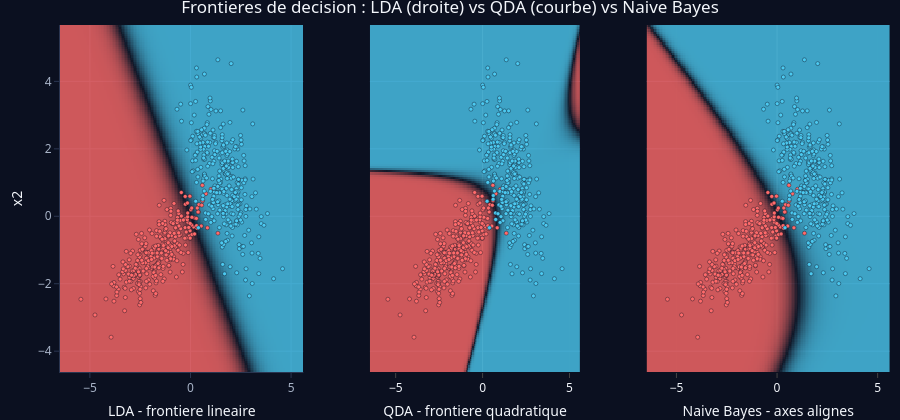

This figure's notebook cell:
### Markdown cell above
---

## Annexe D — Illustration graphique : les frontieres de decision

Pour bien **visualiser** ce que font LDA, QDA et Naive Bayes, on les applique a un jeu **synthetique en 2D** :
deux classes gaussiennes ayant des **covariances differentes**. Chaque panneau montre la **probabilite predite**
$\hat{\mathbb{P}}(Y=1\mid x)$ (fond colore : rouge = classe 0, bleu = classe 1) ; la **frontiere de decision**
se situe la ou la couleur bascule (seuil $1/2$).

Ce que l'on doit observer :
- **LDA** : covariances supposees **egales** ⇒ frontiere **rigoureusement lineaire** (une droite) ;
- **QDA** : covariances **libres** par classe ⇒ frontiere **quadratique** (courbee), qui epouse mieux la forme
  des deux nuages ;
- **Naive Bayes** : gaussiennes a axes **alignes** (independance des variables) ⇒ frontiere quadratique mais
  contrainte, souvent proche de la QDA quand les variables sont peu correlees.

### Code cell
# Jeu synthetique 2D : deux classes gaussiennes de covariances differentes
n_pts <- 300
X0 <- MASS::mvrnorm(n_pts, mu = c(-1.5, -1.0), Sigma = matrix(c(1.3, 0.7, 0.7, 0.6), 2))
X1 <- MASS::mvrnorm(n_pts, mu = c( 1.6,  1.1), Sigma = matrix(c(0.7, -0.6, -0.6, 1.5), 2))
dat <- data.frame(x1 = c(X0[, 1], X1[, 1]), x2 = c(X0[, 2], X1[, 2]),
                  classe = factor(rep(c("classe 0", "classe 1"), each = n_pts)))

# Grille d'evaluation de la probabilite predite P(Y = classe 1 | x)
gx <- seq(min(dat$x1) - 1, max(dat$x1) + 1, length.out = 160)
gy <- seq(min(dat$x2) - 1, max(dat$x2) + 1, length.out = 160)
grille <- expand.grid(x1 = gx, x2 = gy)

lda_i <- lda(classe ~ x1 + x2, data = dat)
qda_i <- qda(classe ~ x1 + x2, data = dat)
nb_i  <- naiveBayes(classe ~ x1 + x2, data = dat)

proba <- list(
  "LDA - frontiere lineaire"    = predict(lda_i, grille)$posterior[, "classe 1"],
  "QDA - frontiere quadratique" = predict(qda_i, grille)$posterior[, "classe 1"],
  "Naive Bayes - axes alignes"  = predict(nb_i, grille, type = "raw")[, "classe 1"]
)

faire_panneau <- function(p, titre) {
  z <- matrix(p, nrow = length(gy), ncol = length(gx), byrow = TRUE)
  plot_ly() %>%
    add_trace(x = gx, y = gy, z = z, type = "heatmap", zmin = 0, zmax = 1,
              colorscale = DIVERGING_SCALE, opacity = 0.8,
              showscale = FALSE, hoverinfo = "skip") %>%
    add_trace(x = X0[, 1], y = X0[, 2], type = "scatter", mode = "markers",
              name = "classe 0", showlegend = FALSE,
              marker = list(color = pick_class_color(0), size = 4,
                            line = list(color = BACKGROUND, width = 0.4))) %>%
    add_trace(x = X1[, 1], y = X1[, 2], type = "scatter", mode = "markers",
              name = "classe 1", showlegend = FALSE,
              marker = list(color = pick_class_color(1), size = 4,
                            line = list(color = BACKGROUND, width = 0.4))) %>%
    layout(xaxis = list(title = titre), yaxis = list(title = "x2"))
}

panneaux <- Map(faire_panneau, proba, names(proba))
subplot(panneaux, nrows = 1, shareY = TRUE, titleX = TRUE, margin = 0.04) %>%
  layout(title = "Frontieres de decision : LDA (droite) vs QDA (courbe) vs Naive Bayes") %>%
  apply_dark_theme(height = 420)

### Figure 1 — Plotly figure (JSON) as saved in the notebook; plotly's stock layout.template omitted (floating-point values rounded to 4 significant figures; data arrays with more than 128 entries replaced by an {"elided": "..."} marker saying what was removed)
{"data": [{"colorbar": {"ticklen": 2, "title": ""}, "colorscale": [["0", "#ff6b6b"], ["0.5", "#121a2b"], ["1", "#4cc9f0"]], "error_x": {}, "error_y": {}, "hoverinfo": "skip", "line": {}, "marker": {"line": {}}, "opacity": 0.8, "showscale": false, "type": "heatmap", "x": {"elided": "160 float values"}, "xaxis": "x", "y": {"elided": "160 float values"}, "yaxis": "y", "z": {"elided": "160x160 float values"}, "zmax": 1, "zmin": 0}, {"colorbar": {}, "colorscale": {}, "error_x": {"color": "rgba(255,127,14,1)"}, "error_y": {"color": "rgba(255,127,14,1)"}, "line": {"color": "rgba(255,127,14,1)"}, "marker": {"color": "#ff6b6b", "line": {"color": "#0b1020", "width": 0.4}, "size": 4}, "mode": "markers", "name": "classe 0", "showlegend": false, "type": "scatter", "x": {"elided": "300 float values"}, "xaxis": "x", "y": {"elided": "300 float values"}, "yaxis": "y", "z": {}}, {"colorbar": {}, "colorscale": {}, "error_x": {"color": "rgba(44,160,44,1)"}, "error_y": {"color": "rgba(44,160,44,1)"}, "line": {"color": "rgba(44,160,44,1)"}, "marker": {"color": "#4cc9f0", "line": {"color": "#0b1020", "width": 0.4}, "size": 4}, "mode": "markers", "name": "classe 1", "showlegend": false, "type": "scatter", "x": {"elided": "300 float values"}, "xaxis": "x", "y": {"elided": "300 float values"}, "yaxis": "y", "z": {}}, {"colorbar": {"ticklen": 2, "title": ""}, "colorscale": [["0", "#ff6b6b"], ["0.5", "#121a2b"], ["1", "#4cc9f0"]], "error_x": {}, "error_y": {}, "hoverinfo": "skip", "line": {}, "marker": {"line": {}}, "opacity": 0.8, "showscale": false, "type": "heatmap", "x": {"elided": "160 float values"}, "xaxis": "x2", "y": {"elided": "160 float values"}, "yaxis": "y", "z": {"elided": "160x160 float values"}, "zmax": 1, "zmin": 0}, {"colorbar": {}, "colorscale": {}, "error_x": {"color": "rgba(148,103,189,1)"}, "error_y": {"color": "rgba(148,103,189,1)"}, "line": {"color": "rgba(148,103,189,1)"}, "marker": {"color": "#ff6b6b", "line": {"color": "#0b1020", "width": 0.4}, "size": 4}, "mode": "markers", "name": "classe 0", "showlegend": false, "type": "scatter", "x": {"elided": "300 float values"}, "xaxis": "x2", "y": {"elided": "300 float values"}, "yaxis": "y", "z": {}}, {"colorbar": {}, "colorscale": {}, "error_x": {"color": "rgba(140,86,75,1)"}, "error_y": {"color": "rgba(140,86,75,1)"}, "line": {"color": "rgba(140,86,75,1)"}, "marker": {"color": "#4cc9f0", "line": {"color": "#0b1020", "width": 0.4}, "size": 4}, "mode": "markers", "name": "classe 1", "showlegend": false, "type": "scatter", "x": {"elided": "300 float values"}, "xaxis": "x2", "y": {"elided": "300 float values"}, "yaxis": "y", "z": {}}, {"colorbar": {"ticklen": 2, "title": ""}, "colorscale": [["0", "#ff6b6b"], ["0.5", "#121a2b"], ["1", "#4cc9f0"]], "error_x": {}, "error_y": {}, "hoverinfo": "skip", "line": {}, "marker": {"line": {}}, "opacity": 0.8, "showscale": false, "type": "heatmap", "x": {"elided": "160 float values"}, "xaxis": "x3", "y": {"elided": "160 float values"}, "yaxis": "y", "z": {"elided": "160x160 float values"}, "zmax": 1, "zmin": 0}, {"colorbar": {}, "colorscale": {}, "error_x": {"color": "rgba(127,127,127,1)"}, "error_y": {"color": "rgba(127,127,127,1)"}, "line": {"color": "rgba(127,127,127,1)"}, "marker": {"color": "#ff6b6b", "line": {"color": "#0b1020", "width": 0.4}, "size": 4}, "mode": "markers", "name": "classe 0", "showlegend": false, "type": "scatter", "x": {"elided": "300 float values"}, "xaxis": "x3", "y": {"elided": "300 float values"}, "yaxis": "y", "z": {}}, {"colorbar": {}, "colorscale": {}, "error_x": {"color": "rgba(188,189,34,1)"}, "error_y": {"color": "rgba(188,189,34,1)"}, "line": {"color": "rgba(188,189,34,1)"}, "marker": {"color": "#4cc9f0", "line": {"color": "#0b1020", "width": 0.4}, "size": 4}, "mode": "markers", "name": "classe 1", "showlegend": false, "type": "scatter", "x": {"elided": "300 float values"}, "xaxis": "x3", "y": {"elided": "300 float values"}, "yaxis": "y", "z": {}}], "layout": {"annotations": [], "colorway": ["#4cc9f0", "#ff6b6b", "#ffd166", "#80ed99", "#c77dff", "#f4a261", "#90e0ef", "#e9c46a"], "font": {"color": "#f3f6fb", "family": "Segoe UI, Arial"}, "height": 420, "hoverlabel": {"bgcolor": "#121a2b", "font": {"color": "#f3f6fb"}}, "hovermode": "closest", "images": [], "legend": {"bgcolor": "rgba(0,0,0,0)", "font": {"color": "#f3f6fb"}}, "margin": {"b": 40, "l": 60, "r": 10, "t": 25}, "paper_bgcolor": "#0b1020", "plot_bgcolor": "#0b1020", "scene": {"zaxis": {"title": []}}, "shapes": [], "showlegend": true, "title": "Frontieres de decision : LDA (droite) vs QDA (courbe) vs Naive Bayes", "xaxis": {"anchor": "y", "automargin": true, "domain": [0, 0.2933], "gridcolor": "#2a3550", "linecolor": "#2a3550", "tickcolor": "#2a3550", "tickfont": {"color": "#a8b3c7"}, "title": "LDA - frontiere lineaire", "zerolinecolor": "#2a3550"}, "xaxis2": {"anchor": "y", "automargin": true, "domain": [0.3733, 0.6267], "title": "QDA - frontiere quadratique"}, "xaxis3": {"anchor": "y", "automargin": true, "domain": [0.7067, 1], "title": "Naive Bayes - axes alignes"}, "yaxis": {"anchor": "x", "automargin": true, "domain": [0, 1], "gridcolor": "#2a3550", "linecolor": "#2a3550", "tickcolor": "#2a3550", "tickfont": {"color": "#a8b3c7"}, "title": "x2", "zerolinecolor": "#2a3550"}}}
